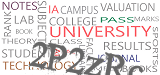
#> input picture dataset/2P2zRc.png, 160 x 75 px; its folder holds only this picture in this run
$ python con_char.py
#> lines starting #> are read from the running program, lines starting #| are printed output that depends on the picture; after the words box and inside, x2 and y2 are one past the last pixel; in counts of white or black regions, pixels touching at a corner belong together
#> further down, img is the input picture: shape (75, 160, 3); mean B, G, R 220.4, 220.2, 225.7
import os
import cv2
import numpy as np

# ==========================
# SETTINGS
# ==========================

DATASET_PATH = "dataset"
OUTPUT_PATH = "char_dataset_clean"

IMG_WIDTH = 160
IMG_HEIGHT = 75
CAPTCHA_LEN = 6

CHAR_SIZE = 28

os.makedirs(OUTPUT_PATH, exist_ok=True)

counter = 0

# ==========================
# PREPROCESS
# ==========================

def preprocess(img):
    gray = cv2.cvtColor(img, cv2.COLOR_BGR2GRAY)
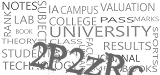
#> gray: shape (75, 160); min 50, max 255, mean 221.8
    blur = cv2.GaussianBlur(gray, (5,5), 0)
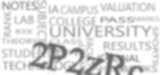
#> blur: shape (75, 160); min 103, max 255, mean 221.8

    _, thresh = cv2.threshold(
        blur, 0, 255,
        cv2.THRESH_BINARY + cv2.THRESH_OTSU
    )
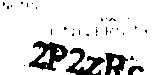
#> thresh: shape (75, 160); 87.4% white; 34 black regions (30 under 20 px), largest, box (x1, y1, x2, y2) and area: (29, 41, 68, 71) 568, (66, 48, 105, 75) 437, (105, 53, 128, 75) 304, (128, 66, 144, 75) 85

    return thresh


# ==========================
# SEGMENT USING CONTOURS
# ==========================

def segment_contours(thresh):

    # invert (so text becomes white for contour detection)
    thresh_inv = 255 - thresh
#> thresh_inv: shape (75, 160); 12.6% white; 34 white regions (30 under 20 px)

    contours, _ = cv2.findContours(
        thresh_inv,
        cv2.RETR_EXTERNAL,
        cv2.CHAIN_APPROX_SIMPLE
    )
#> contours = 34 contours, 30 with area under 20; largest, box (x1, y1, x2, y2) and area: (29, 41, 68, 71) 614, (66, 48, 105, 75) 347, (105, 53, 128, 75) 303, (128, 66, 144, 75) 64

    candidates = []

    for cnt in contours:
        x, y, w, h = cv2.boundingRect(cnt)

        # 🔥 filter noise (very important)
        if w < 5 or h < 15:
            continue

        if h > IMG_HEIGHT:  # avoid weird full blobs
            continue

        candidates.append((x, y, w, h))
#> this loop made 34 passes
#> (cnt, x, y, w, h) on passes 8, 9, 10, 11, 12, 13, 14, 15, 17, 18, 23: ([[96, 34], [96, 35]], 96, 34, 1, 2), ([[86, 34], [87, 35], [88, 35], [88, 34]], 86, 34, 3, 2), ([[123, 33], [123, 34]], 123, 33, 1, 2), ([[73, 33], [72, 34], [72, 35], [73, 35]], 72, 33, 2, 3), ([[110, 31], [110, 32]], 110, 31, 1, 2), ([[145, 30], [145, 31], [146, 32], [146, 30]], 145, 30, 2, 3), ([[79, 30], [79, 34]], 79, 30, 1, 5), ([[96, 29], [96, 32], [97, 31], [96, 30]], 96, 29, 2, 4), ([[51, 29], [51, 34]], 51, 29, 1, 6), ([[117, 28], [117, 29]], 117, 28, 1, 2), ([[135, 26], [135, 28], [136, 27]], 135, 26, 2, 3)
#> (x, y, w, h) on passes 1 to 6: (128, 66, 16, 9), (24, 65, 1, 1), (136, 60, 1, 1), (130, 56, 4, 4), (105, 53, 23, 22), (66, 48, 39, 27)
#> after the loop, candidates = [(105, 53, 23, 22), (66, 48, 39, 27), (29, 41, 39, 30)]

    # sort left → right
    candidates = sorted(candidates, key=lambda b: b[0])
#> candidates = [(29, 41, 39, 30), (66, 48, 39, 27), (105, 53, 23, 22)]

    # ==========================
    # HANDLE DIFFERENT CASES
    # ==========================

    if len(candidates) < CAPTCHA_LEN:
        return None  # fallback later

    # if too many, pick largest 6 by area
    if len(candidates) > CAPTCHA_LEN:
        candidates = sorted(candidates, key=lambda b: b[2]*b[3], reverse=True)
        candidates = candidates[:CAPTCHA_LEN]
        candidates = sorted(candidates, key=lambda b: b[0])

    # extract characters
    chars = []

    for (x, y, w, h) in candidates:
        char = thresh[y:y+h, x:x+w]

        # pad to make square
        size = max(w, h)
        padded = np.zeros((size, size), dtype=np.uint8)

        x_offset = (size - w) // 2
        y_offset = (size - h) // 2

        padded[y_offset:y_offset+h, x_offset:x_offset+w] = char

        char = cv2.resize(padded, (CHAR_SIZE, CHAR_SIZE))
        char = char / 255.0

        chars.append(char)

    if len(chars) != CAPTCHA_LEN:
        return None

    return chars


# ==========================
# FALLBACK (SAFE)
# ==========================

def segment_equal(thresh):
    char_width = IMG_WIDTH // CAPTCHA_LEN
    chars = []

    for i in range(CAPTCHA_LEN):
        x1 = i * char_width
        x2 = (i + 1) * char_width

        c = thresh[:, x1:x2]

        c = cv2.resize(c, (CHAR_SIZE, CHAR_SIZE))
        c = c / 255.0

        chars.append(c)
#> this loop made 6 passes
#> pass 1, in segment_equal, `c = thresh[:, x1:x2]`:
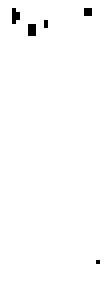
#> c: shape (75, 26) (shown 4 times larger); 99% white; black in thin lines or dots, all inside (x1, y1, x2, y2) = (3, 2, 25, 66)
#> pass 1, in segment_equal, `c = cv2.resize(c, (CHAR_SIZE, CHAR_SIZE))`:
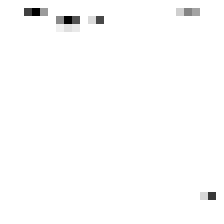
#> c: shape (28, 28) (shown 8 times larger); min 0, max 255, mean 252.6
#> after the loop:
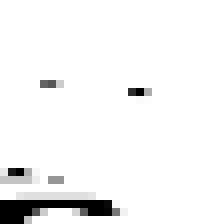
#> c: shape (28, 28) float64 (shown 8 times larger); min 0, max 1, mean 0.955
#> after the loop, chars = 6 items

    return chars


# ==========================
# MAIN LOOP
# ==========================

bad_samples = 0

for file in os.listdir(DATASET_PATH):

    if not file.endswith(".png"):
        continue

    label = file.split(".")[0]

    if len(label) != CAPTCHA_LEN:
        continue

    path = os.path.join(DATASET_PATH, file)

    img = cv2.imread(path)
    if img is None:
        continue

    thresh = preprocess(img)

    chars = segment_contours(thresh)

    # fallback if segmentation fails
    if chars is None:
        bad_samples += 1
        chars = segment_equal(thresh)
#> chars = 6 items

    # save chars
    for i, char_img in enumerate(chars):
        char_label = label[i]

        filename = f"{char_label}_{counter}.png"
        save_path = os.path.join(OUTPUT_PATH, filename)

        cv2.imwrite(save_path, (char_img * 255).astype(np.uint8))

        counter += 1
#> this loop made 6 passes
#> (char_label, filename) on passes 1 to 6: ('2', '2_0.png'), ('P', 'P_1.png'), ('2', '2_2.png'), ('z', 'z_3.png'), ('R', 'R_4.png'), ('c', 'c_5.png')
#> pass 2, `cv2.imwrite(save_path, (char_img * 255).astype(np.uint8))`:
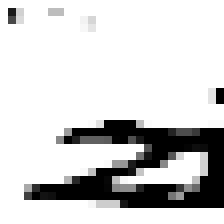
#> saved as P_1.png: shape (28, 28) (shown 8 times larger); min 0, max 255, mean 208.1
#> after the loop, counter = 6


print("\n==========================")
print("Done.")
print("Total characters:", counter)
#| Total characters: 6
print("Fallback used:", bad_samples)
print("==========================")

$ run again, on dataset/4UTnUV.png
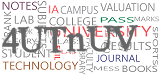
#> input picture dataset/4UTnUV.png, 160 x 75 px
#> img is the input picture: shape (75, 160, 3); mean B, G, R 218.4, 218.3, 222.4
#> in preprocess, `_, thresh = cv2.threshold( blur, 0, 255, cv2.THRESH_BINARY + cv2.THRES..`:
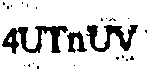
#> thresh: shape (75, 160); 85.7% white; 23 black regions (20 under 20 px), largest, box (x1, y1, x2, y2) and area: (2, 26, 68, 54) 797, (86, 25, 138, 52) 607, (67, 31, 87, 53) 228
#> thresh_inv: shape (75, 160); 14.3% white; 23 white regions (20 under 20 px)
#> contours = 23 contours, 20 with area under 20; largest, box (x1, y1, x2, y2) and area: (2, 26, 68, 54) 670, (86, 25, 138, 52) 491, (67, 31, 87, 53) 179
#> the loop in segment_contours, `for cnt in contours:` made 23 passes
#> (cnt, x, y, w, h) on passes 1, 4, 6, 9, 11, 17, 18: ([[37, 66], [37, 68], [38, 68], [38, 66]], 37, 66, 2, 3), ([[29, 64], [28, 65], [29, 66]], 28, 64, 2, 3), ([[126, 59], [126, 60], [127, 60], [127, 59]], 126, 59, 2, 2), ([[122, 55], [122, 57], [123, 57], [123, 56]], 122, 55, 2, 3), ([[145, 30], [145, 31], [146, 32], [146, 30]], 145, 30, 2, 3), ([[101, 18], [101, 20], [102, 20], [102, 19]], 101, 18, 2, 3), ([[36, 7], [36, 8]], 36, 7, 1, 2)
#> after the loop in segment_contours, `for cnt in contours:`: candidates = [(67, 31, 20, 22), (2, 26, 66, 28), (86, 25, 52, 27)]
#> in segment_contours, `candidates = sorted(candidates, key=lambda b: b[0])`: candidates = [(2, 26, 66, 28), (67, 31, 20, 22), (86, 25, 52, 27)]
#> after the loop in segment_equal, `for i in range(CAPTCHA_LEN):`: chars = 6 items
#> the loop `for i, char_img in enumerate(chars):` made 6 passes
#> pass 2, `cv2.imwrite(save_path, (char_img * 255).astype(np.uint8))`:
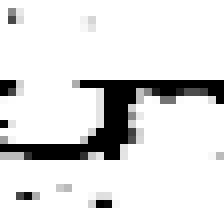
#> saved as U_1.png: shape (28, 28) (shown 8 times larger); min 0, max 255, mean 223.2
#> after the loop `for i, char_img in enumerate(chars):`: counter = 6
#| Total characters: 6
